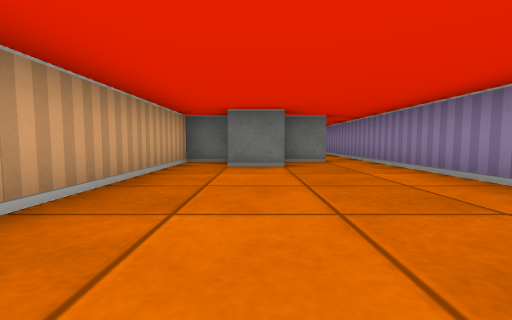
View 1 (above)

12 first-person views from a walk through a cub3D ray-caster map. The camera is about half as high as the walls, tilts 4° down and sees 90° across. The floor is counted in squares. Each view is taken from the middle of a square. On the plan, view 1 faces up. The plan holds only what a view shows up to about 9 squares ahead; the rest is blank.

View 2
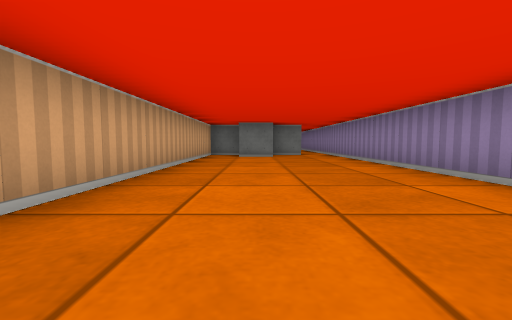

View 3
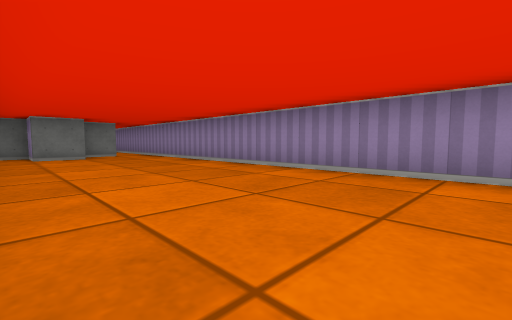

View 4
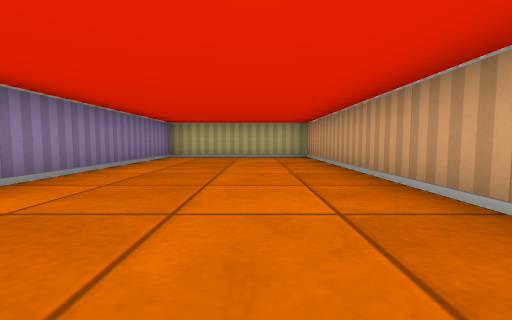

View 5
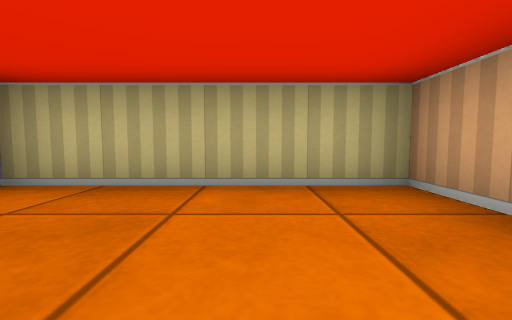

View 6
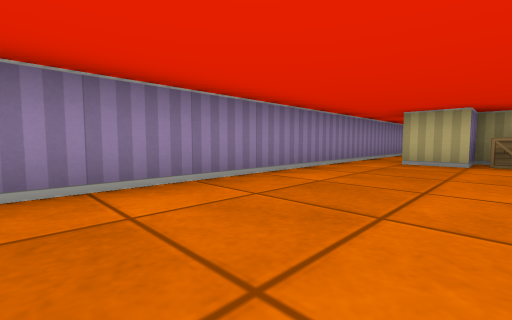

View 7
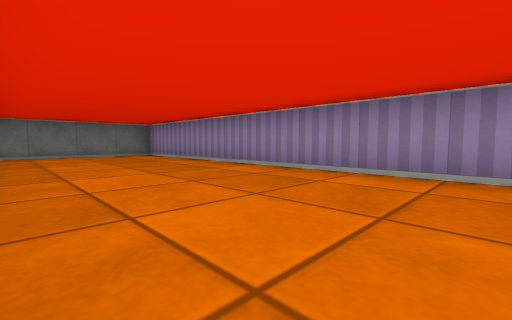

View 8
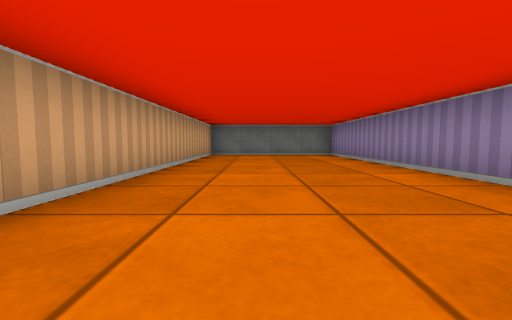

View 9
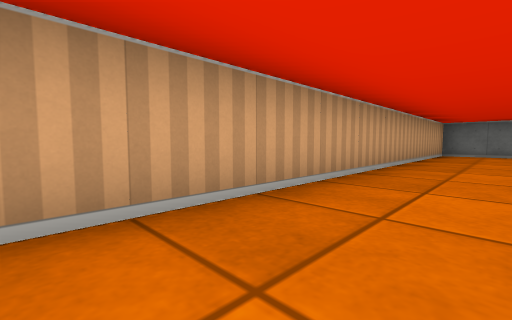

View 10
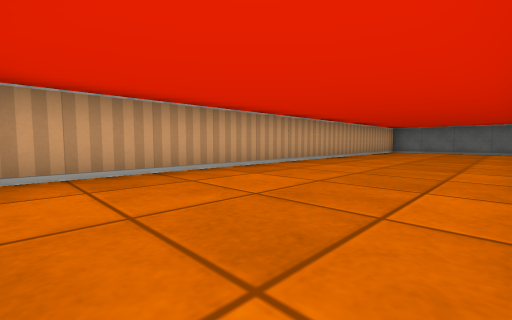

View 11
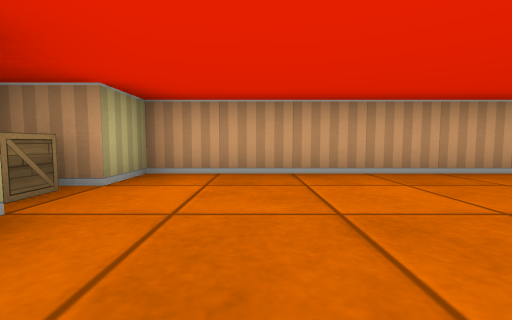

View 12
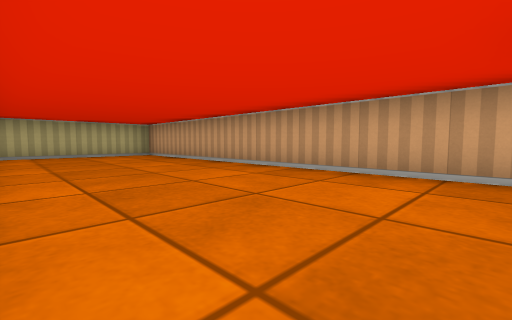

### Floor plan
Points are (right, up) in squares from view 1. A wall is a line through its corners. A room is listed if a view was taken in it or the views show most of it. See-through windows are left out.
Room 1 (views 1, 2, 3, 4, 5, 12)
walls: (0.6, 4.5) (-0.5, 4.5) (-0.5, 5.5) (-1.5, 5.5) (-1.5, -4.5) (2.5, -4.5) (2.5, 6.5); (1.6, 5.5) (0.5, 5.5)
ways out: opening at (2, 6) to room 2
Room 2 (views 6, 7, 8, 9, 10, 11)
walls: (2.5, 6.5) (2.5, 18.5) (-1.5, 18.5) (-1.5, 6.5) (-0.5, 6.5) (-0.5, 5.5); (0, 5.5) (0.5, 5.5) (0.5, 6.5) (1.5, 6.5)
ways out: opening at (2, 6) to room 1
objects: crate (0, 6)

Where each view was taken, in squares from view 1:
view 1: 0 up, 0 right, facing up
view 2: 3 down, 0 right, facing up
view 3: 3 down, 1 left, facing up-right
view 4: 3 up, 0 right, facing down
view 5: 2 down, 0 right, facing down
view 6: 12 up, 0 right, facing down-right
view 7: 10 up, 1 left, facing up-right
view 8: 10 up, 0 right, facing up
view 9: 9 up, 0 right, facing up-left
view 10: 7 up, 2 right, facing up-left
view 11: 8 up, 2 right, facing left
view 12: 4 up, 2 right, facing down-left
